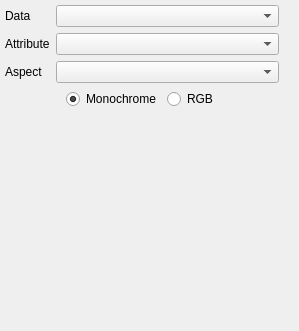
<?xml version="1.0" encoding="UTF-8"?>
<ui version="4.0">
 <class>ImageWidget</class>
 <widget class="QWidget" name="ImageWidget">
  <property name="geometry">
   <rect>
    <x>0</x>
    <y>0</y>
    <width>299</width>
    <height>331</height>
   </rect>
  </property>
  <property name="baseSize">
   <size>
    <width>555</width>
    <height>500</height>
   </size>
  </property>
  <property name="focusPolicy">
   <enum>Qt::StrongFocus</enum>
  </property>
  <property name="windowTitle">
   <string>Form</string>
  </property>
  <layout class="QVBoxLayout" name="verticalLayout_2" stretch="0">
   <property name="leftMargin">
    <number>5</number>
   </property>
   <property name="topMargin">
    <number>5</number>
   </property>
   <property name="rightMargin">
    <number>20</number>
   </property>
   <property name="bottomMargin">
    <number>5</number>
   </property>
   <item>
    <widget class="QWidget" name="option_dashboard" native="true">
     <layout class="QVBoxLayout" name="verticalLayout">
      <property name="leftMargin">
       <number>0</number>
      </property>
      <property name="topMargin">
       <number>0</number>
      </property>
      <property name="rightMargin">
       <number>0</number>
      </property>
      <property name="bottomMargin">
       <number>10</number>
      </property>
      <item>
       <layout class="QGridLayout" name="gridLayout">
        <item row="1" column="0">
         <widget class="QLabel" name="mono_att_label">
          <property name="text">
           <string>Attribute</string>
          </property>
         </widget>
        </item>
        <item row="0" column="1">
         <widget class="QComboBox" name="displayDataCombo">
          <property name="sizePolicy">
           <sizepolicy hsizetype="Expanding" vsizetype="Fixed">
            <horstretch>0</horstretch>
            <verstretch>0</verstretch>
           </sizepolicy>
          </property>
          <property name="toolTip">
           <string>Set which data set to display</string>
          </property>
          <property name="sizeAdjustPolicy">
           <enum>QComboBox::AdjustToMinimumContentsLength</enum>
          </property>
         </widget>
        </item>
        <item row="1" column="1">
         <widget class="QComboBox" name="attributeComboBox">
          <property name="sizePolicy">
           <sizepolicy hsizetype="Expanding" vsizetype="Fixed">
            <horstretch>0</horstretch>
            <verstretch>0</verstretch>
           </sizepolicy>
          </property>
          <property name="toolTip">
           <string>Set which attribute of the data to display</string>
          </property>
          <property name="sizeAdjustPolicy">
           <enum>QComboBox::AdjustToMinimumContentsLength</enum>
          </property>
         </widget>
        </item>
        <item row="0" column="0">
         <widget class="QLabel" name="label">
          <property name="text">
           <string>Data</string>
          </property>
         </widget>
        </item>
        <item row="2" column="0">
         <widget class="QLabel" name="label_2">
          <property name="text">
           <string>Aspect</string>
          </property>
         </widget>
        </item>
        <item row="2" column="1">
         <widget class="QComboBox" name="aspectCombo">
          <property name="sizeAdjustPolicy">
           <enum>QComboBox::AdjustToMinimumContentsLength</enum>
          </property>
         </widget>
        </item>
       </layout>
      </item>
      <item>
       <layout class="QHBoxLayout" name="monochrome_options">
        <item>
         <spacer name="horizontalSpacer">
          <property name="orientation">
           <enum>Qt::Horizontal</enum>
          </property>
          <property name="sizeHint" stdset="0">
           <size>
            <width>40</width>
            <height>20</height>
           </size>
          </property>
         </spacer>
        </item>
        <item>
         <widget class="QRadioButton" name="monochrome">
          <property name="text">
           <string>Monochrome</string>
          </property>
          <property name="checked">
           <bool>true</bool>
          </property>
          <attribute name="buttonGroup">
           <string notr="true">rgb_enabler</string>
          </attribute>
         </widget>
        </item>
        <item>
         <widget class="QRadioButton" name="rgb">
          <property name="text">
           <string>RGB</string>
          </property>
          <attribute name="buttonGroup">
           <string notr="true">rgb_enabler</string>
          </attribute>
         </widget>
        </item>
        <item>
         <spacer name="horizontalSpacer_2">
          <property name="orientation">
           <enum>Qt::Horizontal</enum>
          </property>
          <property name="sizeHint" stdset="0">
           <size>
            <width>40</width>
            <height>20</height>
           </size>
          </property>
         </spacer>
        </item>
       </layout>
      </item>
      <item>
       <layout class="QVBoxLayout" name="slice_layout"/>
      </item>
      <item>
       <widget class="RGBEdit" name="rgb_options" native="true">
        <property name="enabled">
         <bool>true</bool>
        </property>
       </widget>
      </item>
     </layout>
    </widget>
   </item>
  </layout>
 </widget>
 <customwidgets>
  <customwidget>
   <class>RGBEdit</class>
   <extends>QWidget</extends>
   <header>glue.viewers.image.qt.rgb_edit</header>
   <container>1</container>
  </customwidget>
 </customwidgets>
 <resources/>
 <connections/>
 <buttongroups>
  <buttongroup name="rgb_enabler"/>
 </buttongroups>
</ui>
